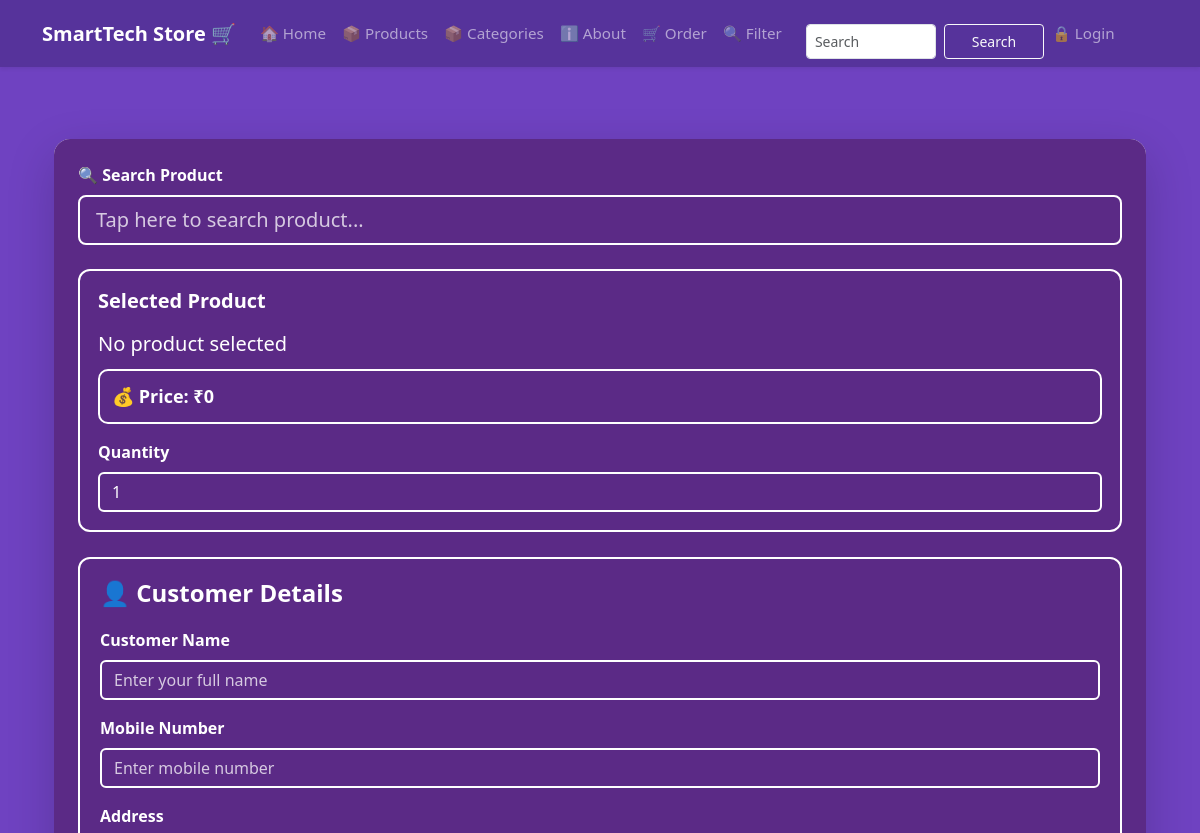
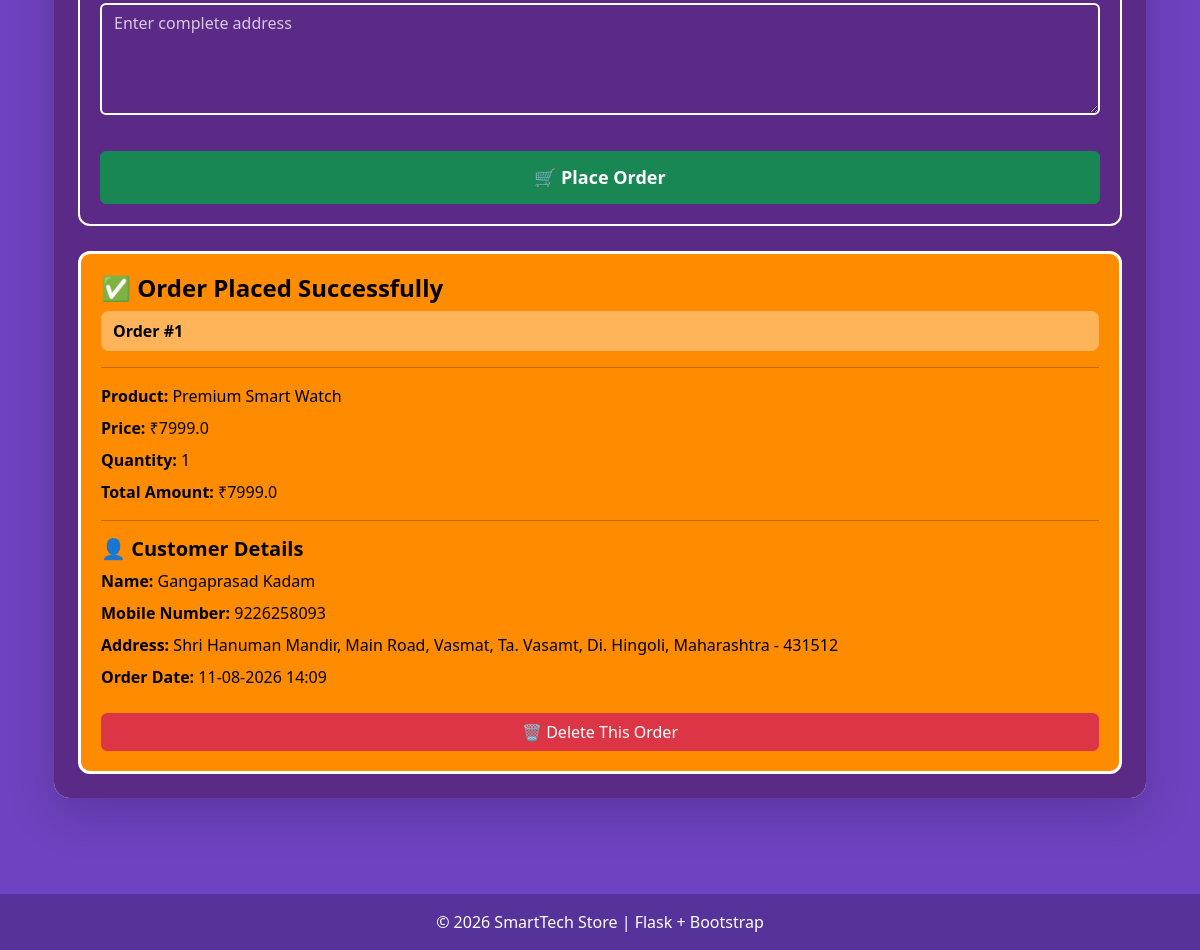
/order, run on the app's committed database (2 pictures, top to bottom).
### tables this page shows
CREATE TABLE orders (
        id INTEGER PRIMARY KEY AUTOINCREMENT,
        product_name TEXT NOT NULL,
        price REAL NOT NULL,
        quantity INTEGER NOT NULL,
        total REAL NOT NULL,
        customer_name TEXT NOT NULL,
        customer_phone TEXT NOT NULL,
        address TEXT NOT NULL,
        date TEXT NOT NULL
    );

### app.py (the view, shortened to what this page needs)
@app.route("/order", methods=["GET", "POST"])
def order():
    conn = get_db()
    products = conn.execute(
        "SELECT * FROM products ORDER BY id DESC"
    ).fetchall()
    product_id_from_home = request.args.get("product_id")
    selected_product = None
    orders = conn.execute(
        """
        SELECT *
        FROM orders
        ORDER BY id DESC
        """
    ).fetchall()
    conn.close()
    return render_template(
        "order.html",
        products=products,
        orders=orders,
        selected_product=selected_product
    )

### database.py (called while the page is built)
def get_db():
    conn = sqlite3.connect(DB_PATH)
    conn.row_factory = sqlite3.Row # To access columns by name
    return conn

### templates/order.html (shortened to what this page needs)
{% extends "base.html" %}
{% block content %}
<div class="container py-5">
    <div class="card shadow-lg border-0 rounded-4 overflow-hidden">
        <div class="card-body order-card p-4">
            <form
                method="POST"
                action="{{ url_for('order') }}"
            >
                {% if selected_product %}
                <div class="selected-product">
                    <h4 class="fw-bold mb-4">
                        🛒 Selected Product
                    </h4>
                    <div class="row align-items-center">
                        <div class="col-md-4 text-center mb-3 mb-md-0">
                            {% if selected_product['photo'] %}
                            <img
                                src="{{ url_for('static', filename='uploads/' ~ selected_product['photo']) }}"
                                class="home-selected-photo"
                                alt="{{ selected_product['name'] }}"
                            >
                            {% endif %}
                        </div>
                        <div class="col-md-8">
                            <h2
                                class="fw-bold"
                                style="color:white;"
                            >
                                {{ selected_product['name'] }}
                            </h2>
                            <p class="product-detail-text">
                                <strong>Category:</strong>
                                {{ selected_product['category'] }}
                            </p>
                            <p class="product-detail-text">
                                <strong>Stock:</strong>
                                {{ selected_product['stock'] }}
                            </p>
                            <div class="price-box">
                                💰 Price:
                                ₹{{ selected_product['price'] }}
                            </div>
                            <input
                                type="hidden"
                                name="product"
                                value="{{ selected_product['id'] }}"
                            >
                        </div>
                    </div>
                    <div class="mt-4">
                        <label class="form-label fw-bold">
                            Quantity
                        </label>
                        <input
                            type="number"
                            name="quantity"
                            class="form-control"
                            value="1"
                            min="1"
                        >
                    </div>
                </div>
                {% else %}
                <div class="mb-4">
                    <label class="form-label fw-bold">
                        🔍 Search Product
                    </label>
                    <input
                        type="text"
                        id="searchProduct"
                        class="form-control form-control-lg"
                        placeholder="Tap here to search product..."
                        autocomplete="off"
                    >
                </div>
                <div
                    class="selected-product"
                    id="selectedProductBox"
                >
                    <h5 class="fw-bold">
                        Selected Product
                    </h5>
                    <div
                        id="selectedProductName"
                        class="fs-5"
                    >
                        No product selected
                    </div>
                    <div class="price-box">
                        💰 Price:
                        ₹<span id="selectedProductPrice">0</span>
                    </div>
                    <div class="mt-3">
                        <label class="form-label fw-bold">
                            Quantity
                        </label>
                        <input
                            type="number"
                            name="quantity"
                            id="quantity"
                            class="form-control"
                            value="1"
                            min="1"
                        >
                    </div>
                </div>
                {% endif %}
                <div
                    class="customer-box"
                    id="customerDetails"
                >
                    <h4 class="fw-bold">
                        👤 Customer Details
                    </h4>
                    <div class="mb-3">
                        <label class="form-label fw-bold">
                            Customer Name
                        </label>
                        <input
                            type="text"
                            name="customer_name"
                            class="form-control"
                            placeholder="Enter your full name"
                            required
                        >
                    </div>
                    <div class="mb-3">
                        <label class="form-label fw-bold">
                            Mobile Number
                        </label>
                        <input
                            type="tel"
                            name="customer_phone"
                            class="form-control"
                            placeholder="Enter mobile number"
                            maxlength="10"
                            minlength="10"
                            pattern="[0-9]{10}"
                            required
                        >
                    </div>
                    <div class="mb-3">
                        <label class="form-label fw-bold">
                            Address
                        </label>
                        <textarea
                            name="address"
                            class="form-control"
                            rows="4"
                            placeholder="Enter complete address"
                            required
                        ></textarea>
                    </div>
                    <button
                        type="submit"
                        class="btn btn-success order-button"
                    >
                        🛒 Place Order
                    </button>
                </div>
            </form>
            {% if orders %}
                {% for order in orders %}
                <div class="old-order">
                    <h4 class="fw-bold">
                        ✅ Order Placed Successfully
                    </h4>
                    <div class="order-number">
                        Order #{{ loop.index }}
                    </div>
                    <hr>
                    <p>
                        <strong>Product:</strong>
                        {{ order.product_name }}
                    </p>
                    <p>
                        <strong>Price:</strong>
                        ₹{{ order.price }}
                    </p>
                    <p>
                        <strong>Quantity:</strong>
                        {{ order.quantity }}
                    </p>
                    <p>
                        <strong>Total Amount:</strong>
                        ₹{{ order.total }}
                    </p>
                    <hr>
                    <h5 class="fw-bold">
                        👤 Customer Details
                    </h5>
                    <p>
                        <strong>Name:</strong>
                        {{ order.customer_name }}
                    </p>
                    <p>
                        <strong>Mobile Number:</strong>
                        {{ order.customer_phone }}
                    </p>
                    <p>
                        <strong>Address:</strong>
                        {{ order.address }}
                    </p>
                    <p>
                        <strong>Order Date:</strong>
                        {{ order.date.split(' ')[0] }}
                        {{ order.date.split(' ')[1] [:5] }}
                    </p>
                    <form
                        method="POST"
                        action="{{ url_for('delete_order', order_id=order.id) }}"
                        onsubmit="return confirm('Are you sure you want to delete this order?');"
                    >
                        <button
                            type="submit"
                            class="btn btn-danger w-100 mt-3"
                        >
                            🗑️ Delete This Order
                        </button>
                    </form>
                </div>
                {% endfor %}
            {% endif %}
        </div>
    </div>
</div>
{% endblock %}

### templates/base.html (style rules this page uses)
html, body { margin: 0; padding: 0; min-height: 100%; background-color: #6f42c1 !important; }
body { background-color: #6f42c1 !important; }
:root { --brand: #6f42c1; }

### templates/order.html (style rules this page uses)
html, body { background: #5b2a86 !important; }
.container { background: transparent !important; }
.order-card { background: #5b2a86 !important; color: white !important; }
.order-card .form-control { background: #5b2a86 !important; color: white !important; border: 2px solid white !important; }
.order-card .form-control::placeholder { color: rgba(255,255,255,0.75) !important; }
.order-card .form-label { color: white !important; }
.selected-product { background: #5b2a86 !important; color: white !important; border: 2px solid white; border-radius: 12px; padding: 18px; margin-top: 15px; }
.selected-product h5 { color: white !important; }
#selectedProductName { color: white !important; }
.price-box { background: #5b2a86 !important; color: white !important; border: 2px solid white; padding: 12px; border-radius: 10px; margin-top: 10px; font-size: 18px; font-weight: bold; }
.customer-box { background: #5b2a86 !important; color: white !important; margin-top: 25px; padding: 20px; border: 2px solid white; border-radius: 12px; }
.customer-box h4 { color: white !important; margin-bottom: 20px; }
.order-button { width: 100%; margin-top: 20px; font-size: 18px; padding: 12px; font-weight: bold; }
.old-order { background: #ff8c00 !important; color: black !important; border-radius: 12px; padding: 20px; margin-top: 25px; border: 3px solid white; }
.old-order h4, .old-order h5 { color: black !important; }
.old-order p { color: black !important; margin-bottom: 8px; }
.old-order hr { border-color: black; }
.order-number { background: rgba(255,255,255,0.35); padding: 8px 12px; border-radius: 8px; font-weight: bold; margin-bottom: 15px; }

### data on the page
orders: product_name "Premium Smart Watch", price "7999.0", quantity "1", total "7999.0", customer_name "Gangaprasad Kadam", customer_phone "9226258093", address "Shri Hanuman Mandir, Main Road, Vasmat, Ta. Vasamt, Di. Hingoli, Maharashtra - 431512", date "11-08-2026", date "14:09"
